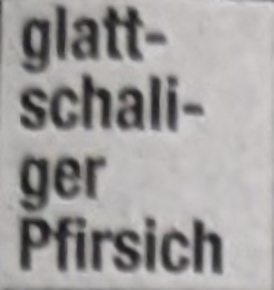
#> input picture CrosswordSolverLogic/TmpCell/tmpCell.jpg, 274 x 290 px
$ python -i ArrowDataExtraction.py   (imports and definitions only)
#> lines starting #> are read from the running program, lines starting #| are printed output that depends on the picture; after the words box and inside, x2 and y2 are one past the last pixel; in counts of white or black regions, pixels touching at a corner belong together
### CrosswordSolverLogic/DataExtraction/ImageProcessing.py
from CrosswordSolverLogic.SingleCellData import CellRect
from ..Type import Cv2Image, Cv2Contour, Color
from ..Utility import ImageWarping as ImgWp

import math
import cv2
import numpy as np

# [131 lines left out: functions prePreProcessGrid, preProcessGrid, preProcessTextCell, preProcessDoubleQuestionCell, not called in this run]

def preProcessArrowCell(img: Cv2Image) -> Cv2Image:
    grey = cv2.cvtColor(img,cv2.COLOR_BGR2GRAY)
    blur = cv2.GaussianBlur(grey, (5, 5), 0)
    thresh = cv2.adaptiveThreshold(blur, 255, cv2.ADAPTIVE_THRESH_MEAN_C,
                                      cv2.THRESH_BINARY_INV, 101, 11)

    h,w = img.shape[:2]
    contours, hierarchy = cv2.findContours(thresh, cv2.RETR_CCOMP, cv2.CHAIN_APPROX_SIMPLE)
    hascircle = False
    filtered = []
    for cnt,hier in zip(contours,hierarchy[0]):
        if hier[3] != -1:
            continue
        if cv2.contourArea(cnt) <= cv2.arcLength(cnt, True):
            continue
        _,_,cw,ch = cv2.boundingRect(cnt)
        if cw > w * 0.75 and ch > h * 0.75:
            hascircle = True
            filtered.append(cnt)
            continue
        if hier[2] != -1:
            continue
        if _contourOnEdge(cnt,img):
            filtered.append(cnt)

    mask1 = fillContoursWhite(thresh,filtered)

    if not hascircle:
        return mask1

    grey = cv2.cvtColor(img,cv2.COLOR_BGR2GRAY)
    blur = cv2.GaussianBlur(grey, (5, 5), 0)
    thresh = cv2.adaptiveThreshold(blur, 255, cv2.ADAPTIVE_THRESH_MEAN_C,
                                      cv2.THRESH_BINARY_INV, 31, 31)
    bit = cv2.bitwise_and(mask1,thresh)

    contours, _ = cv2.findContours(bit, cv2.RETR_EXTERNAL, cv2.CHAIN_APPROX_SIMPLE)
    filtered = []
    for cnt in contours:
        if not any(p[0][0] < img.shape[1]/2 or p[0][1] < img.shape[0]/2 for p in cnt):
            filtered.append(cnt)
    mask2 = fillContoursWhite(bit,filtered)
    kernel = np.ones((3,3),np.uint8)
    mask2 = cv2.dilate(mask2,kernel,iterations = 4)

    sub = cv2.subtract(mask1,mask2)
    return cv2.dilate(sub,kernel,iterations = 2)

def preProcessArrowHeadCell(img: Cv2Image) -> Cv2Image:
    grey = cv2.cvtColor(img,cv2.COLOR_BGR2GRAY)
    blur = cv2.GaussianBlur(grey, (5, 5), 0)
    processed = cv2.adaptiveThreshold(blur, 255, cv2.ADAPTIVE_THRESH_MEAN_C,
                                      cv2.THRESH_BINARY_INV, 101, 11)
    count = cv2.countNonZero(processed)
    kernel = np.ones((7,7),np.uint8)
    gradient = cv2.morphologyEx(processed, cv2.MORPH_GRADIENT, kernel)
    kernel = np.ones((3,3),np.uint8)
    arrowimg = cv2.erode(255-gradient,kernel)

    contours, hierarchy = cv2.findContours(arrowimg, cv2.RETR_CCOMP, cv2.CHAIN_APPROX_SIMPLE)
    cnts = [cnt for cnt,hier in zip(contours,hierarchy[0]) if hier[2] == -1]
    arrowmax = 0.05 * (arrowimg.shape[0]*arrowimg.shape[1])
    arrowmin =  0.002 * (arrowimg.shape[0]*arrowimg.shape[1])
    filtered = []
    for cnt in cnts:
        area = cv2.contourArea(cnt)
        if area > arrowmax or area < arrowmin:
            continue
        mask = processed.copy()
        cv2.drawContours(mask, [cnt], -1, (255, 255, 255),-1, cv2.LINE_AA) # type: ignore
        if cv2.countNonZero(mask) == count:
            filtered.append(cnt)

    return fillContoursWhite(arrowimg,filtered)

def _contourOnEdge(contour: Cv2Contour, img: Cv2Image) -> bool:
    h,w = img.shape[:2]
    for p in contour:
        if p[0][0] == 0 or p[0][0] == w-1 or p[0][1] == 0 or p[0][1] == h-1:
            return True
    return False

# [20 lines left out: functions contourNotEdge, drawBorder, fillContours, not called in this run]

def fillContoursWhite(img: Cv2Image, contours: list[Cv2Contour]) -> Cv2Image:
	mask = np.ones_like(img) * 0
	cv2.drawContours(mask, contours, -1, (255, 255, 255),-1, cv2.LINE_AA) # type: ignore
	return cv2.threshold(mask,127,255,cv2.THRESH_BINARY)[1]

# [6 lines left out: function fillBackgroundBlack, not called in this run]

### CrosswordSolverLogic/Utility/GeometricCalculation.py
from ..Type import Point, Line, Triangle

import numpy as np
import math
from shapely.geometry import Polygon

def distBetweenPoints(a: Point,b: Point) -> float:
    return np.sqrt(((b[0]-a[0]) ** 2) + ((b[1]-a[1]) ** 2))

# [56 lines left out: functions pointOnLine, pointDistToLine, crossProduct, lineIntersection, _lineEquation, polygonArea, not called in this run]

def centerOfTriangle(triangle: Triangle) -> Point:
    return (int(sum(x for x,y in triangle)/3),
            int(sum(y for x,y in triangle)/3))

# [4 lines left out: function nonOverlapPolygonArea, not called in this run]

def angle(pt1, pt2, pt0):
    dx1 = pt1[0] - pt0[0]
    dy1 = pt1[1] - pt0[1]
    dx2 = pt2[0] - pt0[0]
    dy2 = pt2[1] - pt0[1]
    inner = dx1 * dx2 + dy1 * dy2
    norm1 = math.hypot(dx1, dy1)
    norm2 = math.hypot(dx2, dy2)
    return math.acos(inner / (norm1 * norm2 + 1e-10)) * 180 / np.pi

### CrosswordSolverLogic/DataExtraction/ArrowDataExtraction.py
from ..Utility import GeometricCalculation as GeomCalc
from ..Type import Cv2Image, Cv2Contour, Triangle, Point
from ..SingleCellData import ArrowsData, ArrowData
from . import ImageProcessing as ImgProc

import numpy as np
import cv2

def getArrows(img: Cv2Image) -> tuple[list[Cv2Contour], ArrowsData]:
    allcontours = []
    allarrows = []
    arrowimg = ImgProc.preProcessArrowCell(img.copy())
    arrowheadimg = ImgProc.preProcessArrowHeadCell(img.copy())
    bigcontour, circlearrows = _getCircleArrows(arrowimg, arrowheadimg)
    if bigcontour is not None:
        allcontours.append(bigcontour)
        allarrows.extend(circlearrows)
    else:
        smallcontours, smallarrows = _getSmallArrows(arrowimg, arrowheadimg)
        longcontours, longarrows = _getLongArrows(arrowimg, arrowheadimg)
        allcontours.extend(smallcontours)
        allcontours.extend(longcontours)
        allarrows.extend(smallarrows)
        allarrows.extend(longarrows)
    return allcontours, allarrows

def _getCircleArrows(arrowimg: Cv2Image, arrowheadimg: Cv2Image) -> tuple[Cv2Contour | None, ArrowsData]:
    biggestcnt = _getBigCircleContour(arrowimg)
    if biggestcnt is None:
        return None,[]
    onlybigimg = ImgProc.fillBackgroundBlack(arrowimg.copy(),[biggestcnt])
    onlybigheadimg = ImgProc.fillBackgroundBlack(arrowheadimg.copy(),[biggestcnt])
    headcontours, _ = cv2.findContours(onlybigheadimg, cv2.RETR_EXTERNAL, cv2.CHAIN_APPROX_SIMPLE)
    borderwidth = 7
    arrows = []

    for cnt in headcontours:
        triangle = _contourToTriangle(onlybigheadimg,cnt)
        if triangle is None:
            continue
        center = GeomCalc.centerOfTriangle(triangle)
        if _arrrowDown(triangle):
            long = center[1] >= arrowimg.shape[0] * 0.15
            if long:
                miny = min(p[1] for p in triangle)
                cut = onlybigimg.copy()
                cut[miny:,:] = 0
                cut = ImgProc.drawBorder(cut,(0,0,0),borderwidth)
                orgcntcut = _getBiggestContour(cut)

                if orgcntcut is not None:
                    arrowdata = _getLongArrowData(cut,orgcntcut,(0,1),center)
                    arrows.append(arrowdata)
            else:
                position = sum(x for x,y in triangle)/len(triangle)/arrowimg.shape[1]
                arrows.append(ArrowData((0,-1),(0,1),position))
        elif _arrrowRight(triangle):
            long = center[0] >= arrowimg.shape[1] * 0.15
            if long:
                minx = min(p[0] for p in triangle)
                cut = onlybigimg.copy()
                cut[:,minx:] = 0
                cut = ImgProc.drawBorder(cut,(0,0,0),borderwidth)
                orgcntcut = _getBiggestContour(cut)

                if orgcntcut is not None:
                    arrowdata = _getLongArrowData(cut,orgcntcut,(1,0),center)
                    arrows.append(arrowdata)
            else:
                position = sum(y for x,y in triangle)/len(triangle)/arrowimg.shape[0]
                arrows.append(ArrowData((-1,0),(1,0),position))
    return biggestcnt, arrows

def _getSmallArrows(arrowimg: Cv2Image, arrowheadimg: Cv2Image) -> tuple[list[Cv2Contour], ArrowsData]:
    arrowcontours = []
    arrows = []
    contours, _ = cv2.findContours(arrowimg, cv2.RETR_EXTERNAL, cv2.CHAIN_APPROX_SIMPLE)
    headcontours, _ = cv2.findContours(arrowheadimg, cv2.RETR_EXTERNAL, cv2.CHAIN_APPROX_SIMPLE)

    foundtop = False
    foundleft = False
    for cnt in headcontours:
        triangle = _contourToTriangle(arrowheadimg,cnt)
        if triangle is None:
            continue
        orgcnt = _getOriginalContour(triangle,list(contours))
        if orgcnt is None:
            continue

        center = GeomCalc.centerOfTriangle(triangle)
        if _arrrowDown(triangle):
            if center[1] >= arrowimg.shape[0] * 0.15:
                continue
            if foundtop:
                raise Exception("Error while extracting arrow data: found two small arrows pointing downwards")
            position = sum(x for x,y in triangle)/len(triangle)/arrowimg.shape[1]
            arrows.append(ArrowData((0,-1),(0,1),position))
            arrowcontours.append(orgcnt)
            foundtop = True

        if _arrrowRight(triangle):
            if center[0] >= arrowimg.shape[1] * 0.15:
                continue
            if foundleft:
                raise Exception("Error while extracting arrow data: found two small arrows pointing to the right")
            position = sum(y for x,y in triangle)/len(triangle)/arrowimg.shape[0]
            arrows.append(ArrowData((-1,0),(1,0),position))
            arrowcontours.append(orgcnt)
            foundleft = True

    return arrowcontours, arrows

def _getLongArrows(arrowimg: Cv2Image, arrowheadimg: Cv2Image) -> tuple[list[Cv2Contour], ArrowsData]:
    arrowcontours = []
    arrows = []
    contours, _ = cv2.findContours(arrowimg, cv2.RETR_EXTERNAL, cv2.CHAIN_APPROX_SIMPLE)
    headcontours, _ = cv2.findContours(arrowheadimg, cv2.RETR_EXTERNAL, cv2.CHAIN_APPROX_SIMPLE)
    borderwidth = 7
    h,w = arrowimg.shape[:2]

    foundtop = False
    foundleft = False
    for cnt in headcontours:
        triangle = _contourToTriangle(arrowheadimg,cnt)
        if triangle is None:
            continue
        orgcnt = _getOriginalContour(triangle,list(contours))
        if orgcnt is None:
            continue

        mask = np.ones_like(arrowimg) * 0
        cv2.drawContours(mask, [orgcnt], -1, (255, 255, 255),-1, cv2.LINE_AA) # type: ignore
        mask = ImgProc.drawBorder(mask,(0,0,0),borderwidth)

        center = GeomCalc.centerOfTriangle(triangle)
        if _arrrowDown(triangle):
            if center[1] < arrowimg.shape[0] * 0.15:
                continue
            miny = min(p[1] for p in triangle)
            cut = mask.copy()
            cut[miny:,:] = 0
            bigcnt = _getBiggestContour(cut)
            if bigcnt is None:
                continue
            arrowdata = _getLongArrowData(arrowimg,bigcnt,(0,1),center)
            if arrowdata:
                if foundtop:
                    raise Exception("Error while extracting arrow data: found two long arrows pointing downwards")
                arrows.append(arrowdata)
                arrowcontours.append(orgcnt)
                foundtop = True

        if _arrrowRight(triangle):
            if center[0] < arrowimg.shape[1] * 0.15:
                continue
            minx = min(p[0] for p in triangle)
            cut = mask.copy()
            cut[:,minx:] = 0
            bigcnt = _getBiggestContour(cut)
            if bigcnt is None:
                continue
            arrowdata = _getLongArrowData(arrowimg,bigcnt,(1,0),center)
            if arrowdata:
                if foundleft:
                    raise Exception("Error while extracting arrow data: found two long arrows pointing to the right")
                arrows.append(arrowdata)
                arrowcontours.append(orgcnt)
                foundleft = True
    return arrowcontours, arrows

# [6 lines left out: function _getOriginalContour, not called in this run]

def _contourToTriangle(img: Cv2Image, contour: Cv2Contour) -> Triangle | None:
    epsi = img.shape[0]*4 * 0.005
    approx = cv2.approxPolyDP(contour, epsi, True)
    if len(approx) < 3:
        return None
    corners = list(approx.squeeze().tolist())
    while True:
        found = False
        for i in range(len(corners)):
            pt0 = corners[(i-1)%len(corners)]
            pt1 = corners[i]
            pt2 = corners[(i+1)%len(corners)]
            ang = GeomCalc.angle(pt0, pt2, pt1)
            if ang > 100:
                corners = corners[:i] + corners[i+1:]
                found = True
                break
        if len(corners) < 3:
            return None
        if not found:
            break

    hull = cv2.convexHull(contour)
    hullarea = cv2.contourArea(hull)
    cntarea = cv2.contourArea(contour)
    if cntarea < hullarea * 0.7:
        return None

    maxarea = 0
    maxtriangle: Triangle | None = None
    for i in range(len(corners)-2):
        for j in range(i+1,len(corners)-1):
            for k in range(j+1,len(corners)):
                triangle = Triangle([corners[i],corners[j],corners[k]])
                triarea = GeomCalc.polygonArea(list(triangle))
                if triarea >= hullarea * 0.6 and triarea > maxarea:
                    maxtriangle = triangle

    return maxtriangle

# [57 lines left out: functions _getLongArrowData, _arrrowDown, _arrrowRight, not called in this run]

def _getBigCircleContour(img: Cv2Image) -> Cv2Contour | None:
    imgarea = img.shape[0]*img.shape[1]
    biggestcnt = _getBiggestContour(img)
    if biggestcnt is None:
        return None
    hull = cv2.convexHull(biggestcnt) # type: ignore
    area = cv2.contourArea(hull)
    if area <= imgarea*0.5:
        return None
    return biggestcnt

def _getBiggestContour(img: Cv2Image) -> Cv2Contour | None:
    contours, _ = cv2.findContours(img, cv2.RETR_EXTERNAL, cv2.CHAIN_APPROX_SIMPLE)
    if len(contours) == 0:
        return None
    biggestcnt = max(contours, key=lambda c : cv2.contourArea(c))
    return biggestcnt

>>> import cv2
>>> picture = cv2.imread('../TmpCell/tmpCell.jpg')
#> picture is the input picture: shape (290, 274, 3); mean B, G, R 157.7, 158.8, 160.9
>>> result = getArrows(picture)
#> in preProcessArrowCell, `thresh = cv2.adaptiveThreshold(blur, 255, cv2.ADAPTIVE_THRESH_MEAN_C, ..`:
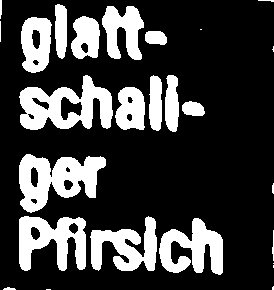
#> thresh: shape (290, 274); 24.6% white; 26 white regions (8 under 20 px)
#> in preProcessArrowCell, `contours, hierarchy = cv2.findContours(thresh, cv2.RETR_CCOMP, cv2.CHA..`: contours = 40 contours, 12 with area under 20; largest, box (x1, y1, x2, y2) and area: (19, 75, 113, 130) 3090, (19, 154, 106, 213) 2988, (19, 216, 86, 271) 2297, (159, 218, 223, 275) 1926, (90, 216, 157, 271) 1867
#> the loop in preProcessArrowCell, `for cnt,hier in zip(contours,hierarchy[0]):` made 40 passes
#> hier on passes 2, 6, 10, 11, 12, 14, 15, 16, 17, 20, 21, 25: [2, 0, -1, -1], [6, 4, -1, -1], [10, -1, -1, 8], [-1, 9, -1, 8], [12, 8, -1, -1], [14, -1, -1, 12], [15, 13, -1, 12], [16, 14, -1, 12], [-1, 15, -1, 12], [20, -1, -1, 18], [-1, 19, -1, 18], [25, -1, -1, 23]
#> (hier, cw, ch) on passes 7, 8, 9, 13, 18, 19: ([7, 5, -1, -1], 64, 57), ([8, 6, -1, -1], 67, 55), ([11, 7, 9, -1], 67, 55), ([17, 11, 13, -1], 87, 59), ([18, 12, -1, -1], 23, 15), ([21, 17, 19, -1], 30, 43)
#> after the loop in preProcessArrowCell, `for cnt,hier in zip(contours,hierarchy[0]):`: filtered = []
#> in fillContoursWhite, `cv2.drawContours(mask, contours, -1, (255, 255, 255),-1, cv2.LINE_AA)`: mask: shape (290, 274); every value is 0
#> in preProcessArrowHeadCell, `count = cv2.countNonZero(processed)`: count = 19514
#> in preProcessArrowHeadCell, `gradient = cv2.morphologyEx(processed, cv2.MORPH_GRADIENT, kernel)`:
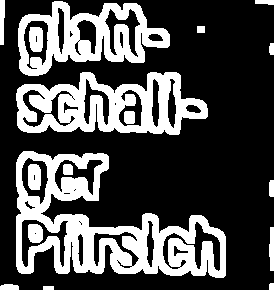
#> gradient: shape (290, 274); 30.5% white; 17 white regions, largest, box (x1, y1, x2, y2) and area: (16, 151, 226, 278) 10525, (16, 72, 208, 135) 6587, (18, 1, 170, 76) 5159
#> in preProcessArrowHeadCell, `arrowimg = cv2.erode(255-gradient,kernel)`:
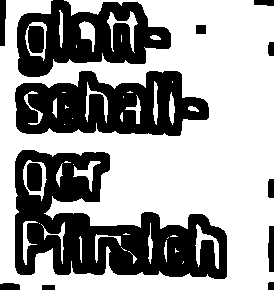
#> arrowimg: shape (290, 274); 61.5% white; 13 black regions
#> in preProcessArrowHeadCell, `contours, hierarchy = cv2.findContours(arrowimg, cv2.RETR_CCOMP, cv2.C..`: contours = 48 contours, 20 with area under 20; largest, box (x1, y1, x2, y2) and area: (0, 0, 274, 290) 69696, (14, 149, 228, 280) 16384, (14, 70, 210, 137) 9648, (23, 160, 47, 201) 638, (25, 22, 47, 61) 590
#> in preProcessArrowHeadCell, `cnts = [cnt for cnt,hier in zip(contours,hierarchy[0]) if hier[2] == -1]`: cnts = 45 contours, 20 with area under 20; largest, box (x1, y1, x2, y2) and area: (14, 149, 228, 280) 16384, (14, 70, 210, 137) 9648, (27, 25, 45, 54) 438, (26, 162, 43, 192) 434, (195, 224, 219, 269) 290
#> the loop in preProcessArrowHeadCell, `for cnt in cnts:` made 45 passes
#> area on passes 5, 7, 9, 11, 12, 14, 15, 17, 18, 20, 24, 26: 25, 24, 90, 290.5, 65, 94.5, 152, 52.5, 198.5, 433.5, 30.5, 47
#> after the loop in preProcessArrowHeadCell, `for cnt in cnts:`: filtered = 4 contours; box (x1, y1, x2, y2) and area: (195, 224, 219, 269) 290, (107, 11, 138, 53) 256, (79, 21, 95, 52) 226, (73, 161, 101, 192) 198
#> in fillContoursWhite (call 2), `cv2.drawContours(mask, contours, -1, (255, 255, 255),-1, cv2.LINE_AA)`:
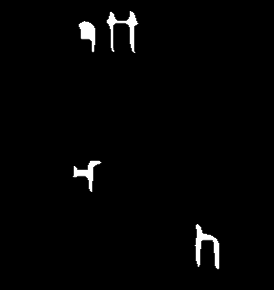
#> mask: shape (290, 274); min 0, max 255, mean 4.3
#> in fillContoursWhite (call 2), `return cv2.threshold(mask,127,255,cv2.THRESH_BINARY)[1]`:
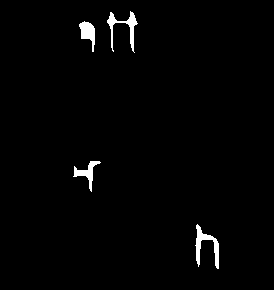
#> returned value: shape (290, 274); 1.6% white; 4 white regions
#> in _getBiggestContour, `contours, _ = cv2.findContours(img, cv2.RETR_EXTERNAL, cv2.CHAIN_APPRO..`: contours = []
#> in _getSmallArrows, `headcontours, _ = cv2.findContours(arrowheadimg, cv2.RETR_EXTERNAL, cv..`: headcontours has the same summary as filtered in preProcessArrowHeadCell
#> the loop in _getSmallArrows, `for cnt in headcontours:` made 4 passes
#> hullarea in _contourToTriangle on passes 1, 2, 4: 781.5, 494, 1046.5
#> in _getLongArrows, `headcontours, _ = cv2.findContours(arrowheadimg, cv2.RETR_EXTERNAL, cv..`: headcontours has the same summary as filtered in preProcessArrowHeadCell
#> the loop in _getLongArrows, `for cnt in headcontours:` made 4 passes
